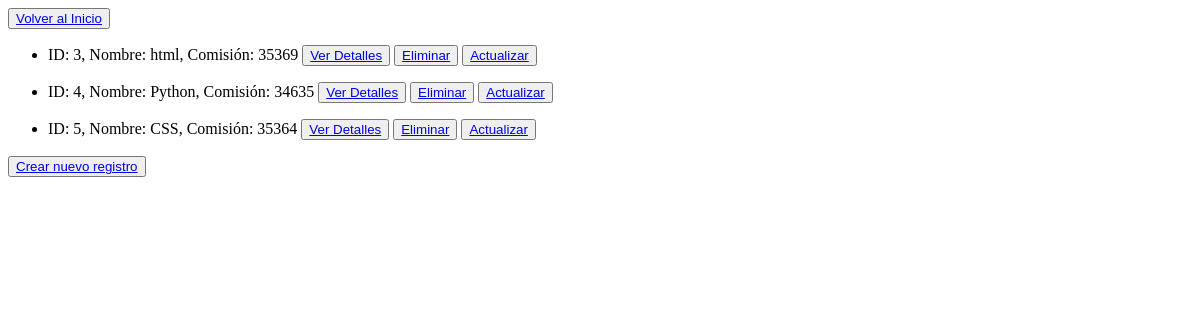
The page /curso_list/ (signed in) on the database as committed earlier.
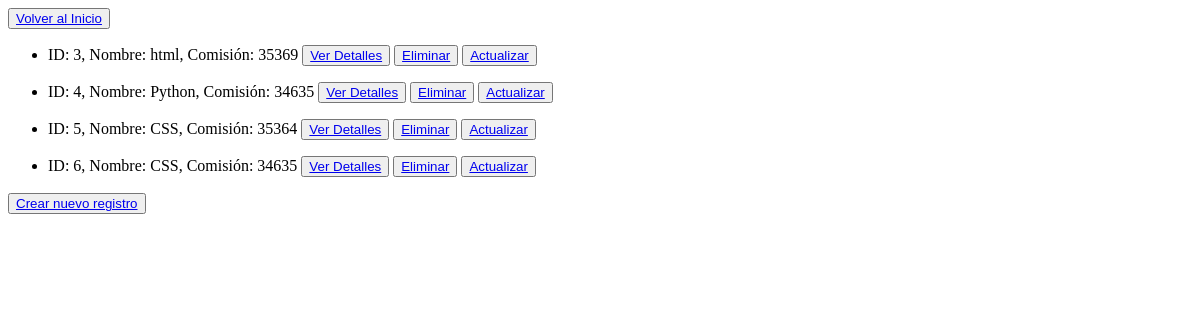
The same page on the database as committed later.
### AppCoder/models.py (models this page shows)
class Curso(models.Model):
    nombre = models.CharField(max_length=40)
    comision = models.IntegerField()
    def __str__(self):
        return f'ID: {self.id}, Nombre: {self.nombre}, Comisión: {self.comision}'

### AppCoder/views.py (the view)
# urls.py: path("curso_list/", views.CursoList.as_view(), name='List'),
class CursoList(LoginRequiredMixin, ListView): ## LoginRequiredMixin es una clase que valida que el usuario haya iniciado sesión antes de ejecutar la vista
    model = Curso
    template_name = 'AppCoder/curso_list.html'

### AppCoder/templates/AppCoder/curso_list.html
<button>
    <a class="btn btn-primary" href="{% url 'Home' %}">Volver al Inicio</a>
</button>
{% for curso in  object_list %}
<ul>
    <li>
        {{curso}}
        <button>
                <a href= {% url 'Detail' curso.id %}> Ver Detalles </a>
        </button>
        <button>
            <a href= {% url 'Delete' curso.id %}> Eliminar </a>
        </button>
        <button>
            <a href= {% url 'Update' curso.id %}> Actualizar </a>
        </button>
    </li>
</ul>
{% endfor %}
<button>
    <a href= {% url 'Create' %}> Crear nuevo registro</a>
</button>

Rows that differ between the two databases and show on the page:
added Curso: id+nombre+comision "ID: 6, Nombre: CSS, Comisión: 34635"
